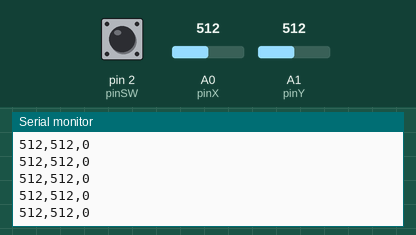
Bench run of a sketch on a simulated Arduino Uno, built with avr-gcc and run on an emulated ATmega328P. On the bench: the last lines printed to the serial monitor. Inputs (shaded band) come from the test bench; at power-on: A0 (pinX) = 512, A1 (pinY) = 512, pin 2 (pinSW) HIGH.

Above: at 1.2 s.
1.3 s: A0 (pinX) set to 716
At 1.33 s:
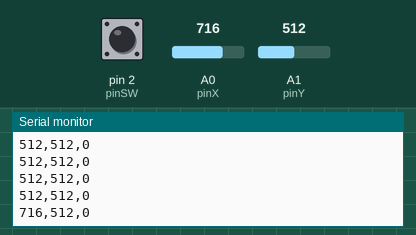
2.8 s: A1 (pinY) set to 716
At 2.8 s:
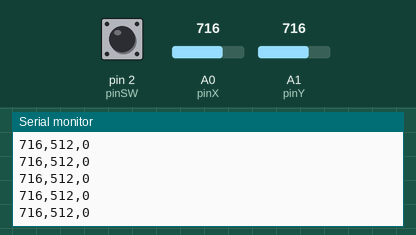
4.3 s: pin 2 (pinSW) pulled LOW for 0.15 s
At 4.32 s:
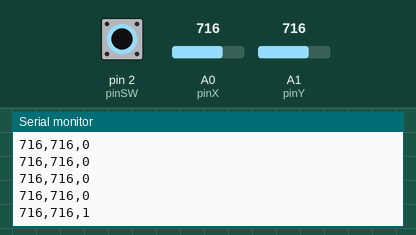
5.9 s: A0 (pinX) set to 900
At 5.94 s:
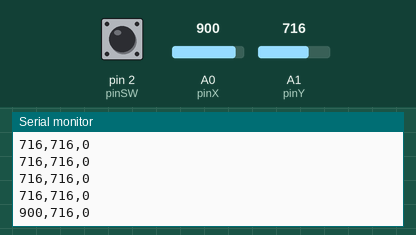
7.4 s: pin 2 (pinSW) pulled LOW for 1 s
At 7.46 s:
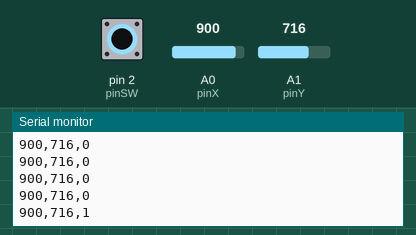
9.9 s: A1 (pinY) set to 900
At 9.94 s:
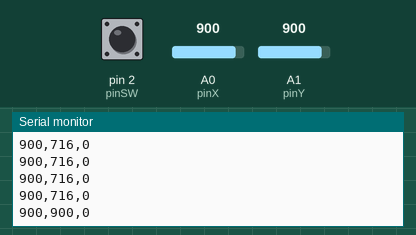
Timing chart, 0 to 12.4 s (numbered marks = the images above; inputs shaded):
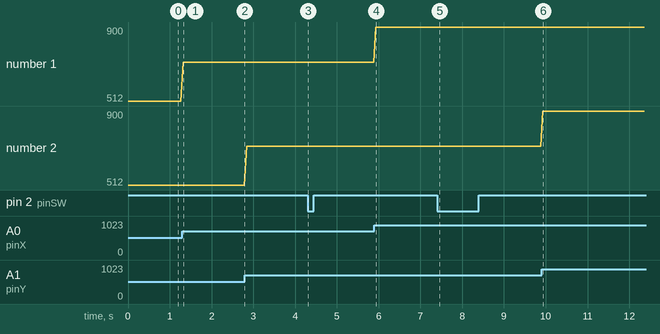

Measured:
- after the input at 1.3 s, the serial monitor: prints a new line at once (image 1)
- after the input at 4.3 s, the serial monitor: prints a new line at once (image 3)
- after the input at 5.9 s, the serial monitor: prints a new line at once (image 4)
- after the input at 7.4 s, the serial monitor: prints a new line after 0.05 s (image 5)
- after the input at 9.9 s, the serial monitor: prints a new line at once (image 6)
- plotted number 1: 512 → 716 after the input at 1.3 s, 716 → 900 after the input at 5.9 s

The sketch:

sketch.ino
```cpp
/**
 * GLITCH IS SKIN - Arduino Controller
 * Hardware: Arduino Uno R3 + Joystick Module
 *
 * Connections:
 * VRx -> A0
 * VRy -> A1
 * SW  -> D2
 * GND -> GND
 * 5V  -> 5V
 */

const int pinX = A0;  // VRx
const int pinY = A1;  // VRy
const int pinSW = 2;   // SW (Digital Button)

void setup() {
  // Higher baud rate for responsive serial communication
  Serial.begin(115200);

  // Use internal pullup for the button
  pinMode(pinSW, INPUT_PULLUP);
}

void loop() {
  // Read raw joystick values (0 - 1023)
  int x = analogRead(pinX);
  int y = analogRead(pinY);

  // Read button (LOW when pressed due to INPUT_PULLUP)
  int sw = digitalRead(pinSW);

  // Send raw data: X, Y, and Button status (1 = pressed, 0 = idle)
  Serial.print(x);
  Serial.print(",");
  Serial.print(y);
  Serial.print(",");
  Serial.println(sw == LOW ? 1 : 0);

  // 50ms delay for stable 20Hz polling
  delay(50);
}
```

main.cpp
```cpp
#include <Arduino.h>

/**
 * GLITCH IS SKIN - Arduino Controller
 * Reads joystick X, Y and Button (SW)
 * Sends data as CSV: "x,y,sw\n"
 */

const int pinX = A0;  // VRx
const int pinY = A1;  // VRy
const int pinSW = 2;   // SW (Digital Button)

void setup() {
  Serial.begin(115200);
  pinMode(pinSW, INPUT_PULLUP);
}

void loop() {
  // Read raw values
  int x = analogRead(pinX);
  int y = analogRead(pinY);
  int sw = digitalRead(pinSW);

  // Send raw data: X (0-1023), Y (0-1023), SW (1 or 0)
  // p5.js will handle normalization and deadzone
  Serial.print(x);
  Serial.print(",");
  Serial.print(y);
  Serial.print(",");
  Serial.println(sw == LOW ? 1 : 0); // 1 = pressed, 0 = not pressed

  // Small delay for stability (~20Hz)
  delay(50);
}
```
